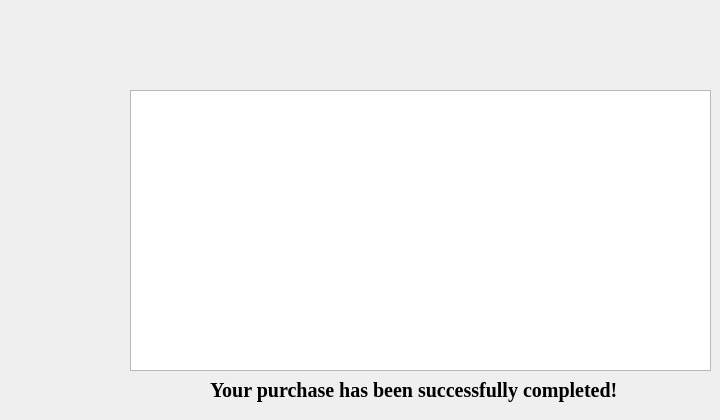
      <widget class="QWidget" name="page">
       <widget class="QLabel" name="label_9">
        <property name="geometry">
         <rect>
          <x>210</x>
          <y>370</y>
          <width>411</width>
          <height>41</height>
         </rect>
        </property>
        <property name="font">
         <font>
          <family>Times New Roman</family>
          <pointsize>15</pointsize>
          <bold>true</bold>
         </font>
        </property>
        <property name="text">
         <string>Your purchase has been successfully completed!</string>
        </property>
       </widget>
       <widget class="QTextEdit" name="receiptLabel">
        <property name="geometry">
         <rect>
          <x>130</x>
          <y>90</y>
          <width>581</width>
          <height>281</height>
         </rect>
        </property>
        <property name="font">
         <font>
          <family>Times New Roman</family>
          <pointsize>14</pointsize>
         </font>
        </property>
        <property name="readOnly">
         <bool>true</bool>
        </property>
       </widget>
       <widget class="QLabel" name="orderNoLabel">
        <property name="geometry">
         <rect>
          <x>150</x>
          <y>35</y>
          <width>541</width>
          <height>31</height>
         </rect>
        </property>
        <property name="font">
         <font>
          <family>Times New Roman</family>
          <pointsize>15</pointsize>
          <bold>true</bold>
         </font>
        </property>
        <property name="text">
         <string/>
        </property>
       </widget>
      </widget>
